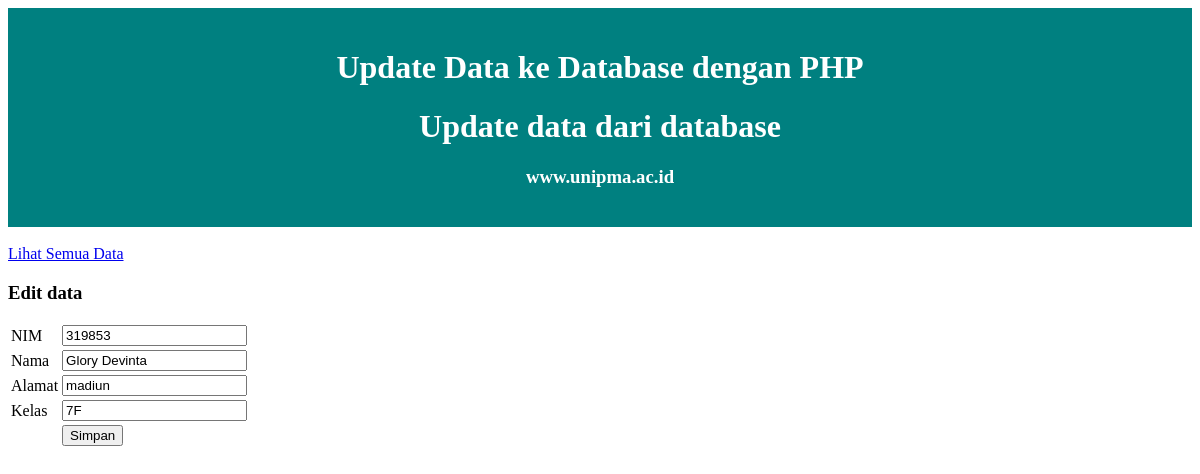
The page /edit.php?npm=319853 on the database its author committed.
### tables this page shows
CREATE TABLE `datadiri` (
  `npm` int(11) NOT NULL,
  `nama` varchar(100) DEFAULT NULL,
  `alamat` varchar(100) DEFAULT NULL,
  `kelas` varchar(100) DEFAULT NULL
);

### edit.php (the view, shortened to what this page needs)
<!DOCTYPE html>
<html lang="en">
<head>
    <link rel="stylesheet" href="style.css">
</head>
<body>
    <div class="judul">
        <h1>Update Data ke Database dengan PHP</h1>
        <h1>Update data dari database</h1>
        <h3>www.unipma.ac.id</h3>
    </div>
    <br/>
    <a href="index.php">Lihat Semua Data</a>
    <br/>
    <h3>Edit data</h3>
    <?php
    $koneksi = mysqli_connect("localhost", "root", "", "biodata");
    $npm = $_GET['npm'];
    $query = "SELECT * FROM datadiri WHERE npm='$npm'";
    $result = mysqli_query($koneksi, $query);
    if ($result && mysqli_num_rows($result) > 0) {
        $data = mysqli_fetch_assoc($result);
    ?>
        <form action="update.php" method="post">
            <table>
                <tr>
                    <td>NIM</td>
                    <td><input type="text" name="npm" value="<?php echo $data['npm']; ?>"></td>
                </tr>
                <tr>
                    <td>Nama</td>
                    <td><input type="text" name="nama" value="<?php echo $data['nama']; ?>"></td>
                </tr>
                <tr>
                    <td>Alamat</td>
                    <td><input type="text" name="alamat" value="<?php echo $data['alamat']; ?>"></td>
                </tr>
                <tr>
                    <td>Kelas</td>
                    <td><input type="text" name="kelas" value="<?php echo $data['kelas']; ?>"></td>
                </tr>
                <tr>
                    <td></td>
                    <td><input type="submit" value="Simpan"></td>
                </tr>
            </table>
        </form>
    <?php
    } else {
        echo "Data tidak ditemukan.";
    }
    ?>
</body>
</html>

### style.css (style rules this page uses)
.judul { background-color: #008080; color: white; padding: 20px; text-align: center; }

### rows shown on the page
datadiri: npm "319853", nama "Glory Devinta", alamat "madiun", kelas "7F"
